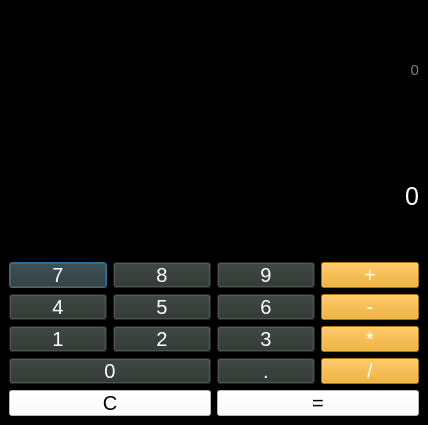
<?xml version="1.0" encoding="UTF-8"?>
<ui version="4.0">
 <class>Dialog</class>
 <widget class="QDialog" name="Dialog">
  <property name="geometry">
   <rect>
    <x>0</x>
    <y>0</y>
    <width>428</width>
    <height>425</height>
   </rect>
  </property>
  <property name="windowTitle">
   <string>Dialog</string>
  </property>
  <layout class="QVBoxLayout" name="verticalLayout">
   <property name="leftMargin">
    <number>0</number>
   </property>
   <property name="topMargin">
    <number>0</number>
   </property>
   <property name="rightMargin">
    <number>0</number>
   </property>
   <property name="bottomMargin">
    <number>0</number>
   </property>
   <item>
    <widget class="QWidget" name="widget" native="true">
     <property name="styleSheet">
      <string notr="true">QWidget {
background-color: rgb(0, 0, 0);
}
QPushButton {
padding:0px;
}
#b1,#b2,#b3,#b4,#b5,#b6,#b7,#b8,#b9,#b10,#b0 {
color: rgb(255, 255, 255);
background-color: rgb(42, 50, 46);
font-size: 20px;
}
#bb1,#bb2,#bb3,#bb4 {
	background-color: rgb(238, 161, 12);
font-size:20px;
color:white;
}
#bc,#bbb {
	background-color: rgb(255, 255, 255);
font-size:20px;
color:black;
}
QLabel {
	color: rgb(255, 255, 255);
font-size:25px;
}
#label {
color:grey;
font-size:15px;
}


</string>
     </property>
     <layout class="QGridLayout" name="gridLayout">
      <item row="0" column="0" colspan="4">
       <widget class="QLabel" name="label">
        <property name="text">
         <string>0</string>
        </property>
        <property name="alignment">
         <set>Qt::AlignRight|Qt::AlignTrailing|Qt::AlignVCenter</set>
        </property>
       </widget>
      </item>
      <item row="1" column="0" colspan="4">
       <widget class="QLabel" name="label_2">
        <property name="text">
         <string>0</string>
        </property>
        <property name="alignment">
         <set>Qt::AlignRight|Qt::AlignTrailing|Qt::AlignVCenter</set>
        </property>
       </widget>
      </item>
      <item row="2" column="0">
       <widget class="QPushButton" name="b7">
        <property name="styleSheet">
         <string notr="true"/>
        </property>
        <property name="text">
         <string>7</string>
        </property>
       </widget>
      </item>
      <item row="2" column="1">
       <widget class="QPushButton" name="b8">
        <property name="styleSheet">
         <string notr="true"/>
        </property>
        <property name="text">
         <string>8</string>
        </property>
       </widget>
      </item>
      <item row="2" column="2">
       <widget class="QPushButton" name="b9">
        <property name="styleSheet">
         <string notr="true"/>
        </property>
        <property name="text">
         <string>9</string>
        </property>
       </widget>
      </item>
      <item row="2" column="3">
       <widget class="QPushButton" name="bb1">
        <property name="styleSheet">
         <string notr="true"/>
        </property>
        <property name="text">
         <string>+</string>
        </property>
       </widget>
      </item>
      <item row="3" column="0">
       <widget class="QPushButton" name="b4">
        <property name="styleSheet">
         <string notr="true">
</string>
        </property>
        <property name="text">
         <string>4</string>
        </property>
       </widget>
      </item>
      <item row="3" column="1">
       <widget class="QPushButton" name="b5">
        <property name="styleSheet">
         <string notr="true"/>
        </property>
        <property name="text">
         <string>5</string>
        </property>
       </widget>
      </item>
      <item row="3" column="2">
       <widget class="QPushButton" name="b6">
        <property name="styleSheet">
         <string notr="true"/>
        </property>
        <property name="text">
         <string>6</string>
        </property>
       </widget>
      </item>
      <item row="3" column="3">
       <widget class="QPushButton" name="bb2">
        <property name="styleSheet">
         <string notr="true"/>
        </property>
        <property name="text">
         <string>-</string>
        </property>
       </widget>
      </item>
      <item row="4" column="0">
       <widget class="QPushButton" name="b1">
        <property name="styleSheet">
         <string notr="true"/>
        </property>
        <property name="text">
         <string>1</string>
        </property>
       </widget>
      </item>
      <item row="4" column="1">
       <widget class="QPushButton" name="b2">
        <property name="styleSheet">
         <string notr="true"/>
        </property>
        <property name="text">
         <string>2</string>
        </property>
       </widget>
      </item>
      <item row="4" column="2">
       <widget class="QPushButton" name="b3">
        <property name="styleSheet">
         <string notr="true"/>
        </property>
        <property name="text">
         <string>3</string>
        </property>
       </widget>
      </item>
      <item row="4" column="3">
       <widget class="QPushButton" name="bb3">
        <property name="styleSheet">
         <string notr="true"/>
        </property>
        <property name="text">
         <string>*</string>
        </property>
       </widget>
      </item>
      <item row="5" column="0" colspan="2">
       <widget class="QPushButton" name="b0">
        <property name="styleSheet">
         <string notr="true"/>
        </property>
        <property name="text">
         <string>0</string>
        </property>
       </widget>
      </item>
      <item row="5" column="2">
       <widget class="QPushButton" name="b10">
        <property name="styleSheet">
         <string notr="true"/>
        </property>
        <property name="text">
         <string>.</string>
        </property>
       </widget>
      </item>
      <item row="5" column="3">
       <widget class="QPushButton" name="bb4">
        <property name="styleSheet">
         <string notr="true"/>
        </property>
        <property name="text">
         <string>/</string>
        </property>
       </widget>
      </item>
      <item row="6" column="0" colspan="2">
       <widget class="QPushButton" name="bc">
        <property name="styleSheet">
         <string notr="true"/>
        </property>
        <property name="text">
         <string>C</string>
        </property>
       </widget>
      </item>
      <item row="6" column="2" colspan="2">
       <widget class="QPushButton" name="bbb">
        <property name="styleSheet">
         <string notr="true"/>
        </property>
        <property name="text">
         <string>=</string>
        </property>
       </widget>
      </item>
     </layout>
    </widget>
   </item>
  </layout>
 </widget>
 <resources/>
 <connections/>
</ui>
